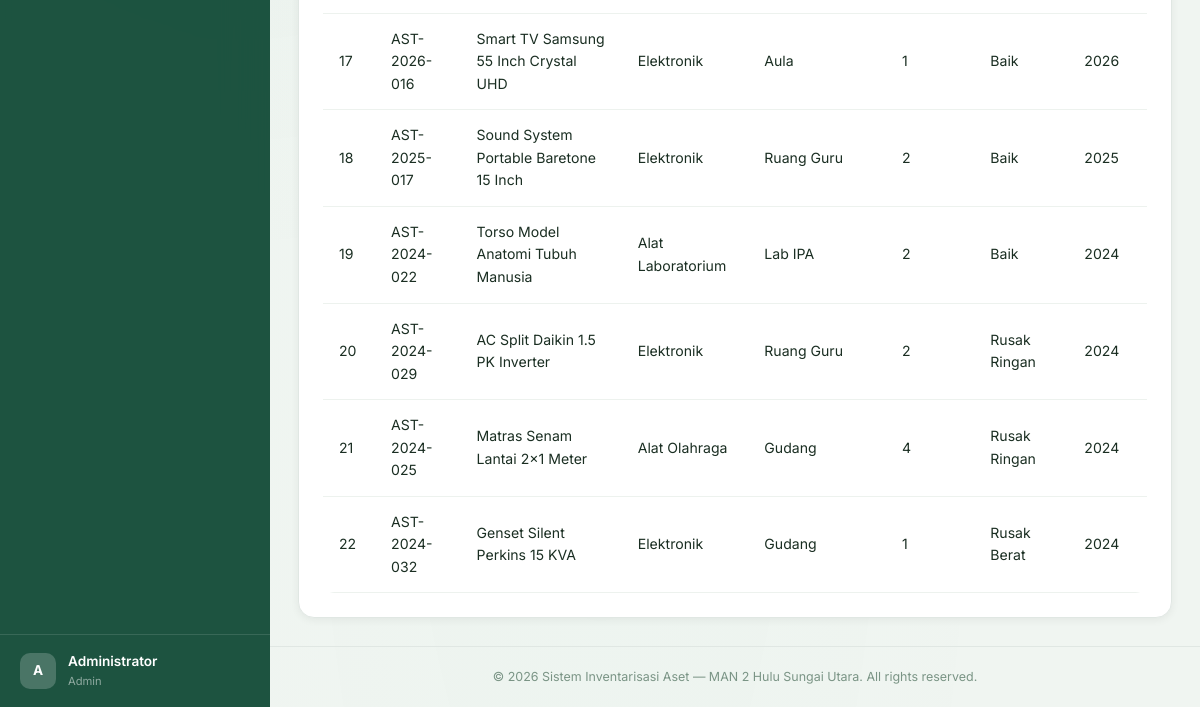
The app's page /pages/laporan/kondisi_aset.php (signed in, lower part), older data.
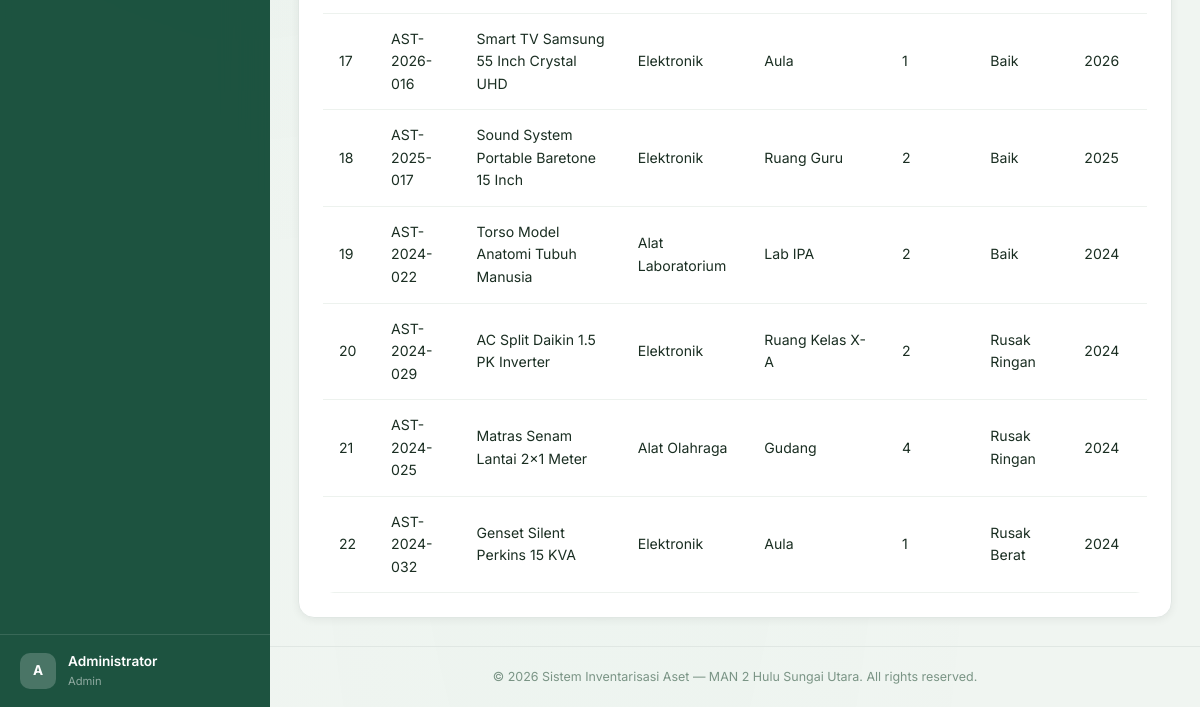
The same page, newer data.
### tables this page shows
CREATE TABLE `aset` (
  `id` int NOT NULL AUTO_INCREMENT,
  `kode_aset` varchar(50) NOT NULL,
  `nama_aset` varchar(150) NOT NULL,
  `id_kategori` int DEFAULT NULL,
  `jenis_barang` enum('Aset Tetap','Inventaris Barang') NOT NULL DEFAULT 'Aset Tetap',
  `id_lokasi` int DEFAULT NULL,
  `jumlah` int NOT NULL DEFAULT '1',
  `kondisi` enum('Baik','Rusak Ringan','Rusak Berat') NOT NULL DEFAULT 'Baik',
  `tahun_perolehan` year DEFAULT NULL,
  `nilai_perolehan` decimal(15,2) DEFAULT '0.00',
  `sumber_dana` varchar(100) DEFAULT NULL,
  `gambar` varchar(255) DEFAULT NULL,
  `keterangan` text,
  `qr_code_path` varchar(255) DEFAULT NULL,
  `created_at` timestamp NULL DEFAULT CURRENT_TIMESTAMP,
  `updated_at` timestamp NULL DEFAULT CURRENT_TIMESTAMP ON UPDATE CURRENT_TIMESTAMP,
  `deleted_at` timestamp NULL DEFAULT NULL,
  `bukti_hapus` varchar(255) DEFAULT NULL,
  `status_penghapusan` enum('none','pending','approved') NOT NULL DEFAULT 'none',
  `status_mutasi` enum('none','in_transit') NOT NULL DEFAULT 'none',
  `tgl_pengajuan_hapus` datetime DEFAULT NULL,
  `file_ba_scan` varchar(255) DEFAULT NULL,
  `alasan_hapus` text,
  PRIMARY KEY (`id`),
  UNIQUE KEY `kode_aset` (`kode_aset`),
  KEY `id_kategori` (`id_kategori`),
  KEY `id_lokasi` (`id_lokasi`),
  CONSTRAINT `aset_ibfk_1` FOREIGN KEY (`id_kategori`) REFERENCES `kategori` (`id`) ON DELETE SET NULL,
  CONSTRAINT `aset_ibfk_2` FOREIGN KEY (`id_lokasi`) REFERENCES `lokasi` (`id`) ON DELETE SET NULL
);

CREATE TABLE `lokasi` (
  `id` int NOT NULL AUTO_INCREMENT,
  `nama_lokasi` varchar(100) NOT NULL,
  `keterangan` text,
  `created_at` timestamp NULL DEFAULT CURRENT_TIMESTAMP,
  PRIMARY KEY (`id`)
);

CREATE TABLE `kategori` (
  `id` int NOT NULL AUTO_INCREMENT,
  `nama_kategori` varchar(100) NOT NULL,
  `keterangan` text,
  `created_at` timestamp NULL DEFAULT CURRENT_TIMESTAMP,
  PRIMARY KEY (`id`)
);

### pages/laporan/kondisi_aset.php (the view, shortened to what this page needs)
<?php
$pdo = getConnection();
$where = "WHERE a.deleted_at IS NULL";
$params = [];
$stmt = $pdo->prepare("SELECT a.*, k.nama_kategori, l.nama_lokasi FROM aset a
    LEFT JOIN kategori k ON a.id_kategori = k.id LEFT JOIN lokasi l ON a.id_lokasi = l.id
    $where ORDER BY a.kondisi, a.nama_aset");
$stmt->execute($params);
$data = $stmt->fetchAll();
require_once __DIR__ . '/../../includes/header.php';
require_once __DIR__ . '/../../includes/sidebar.php';
?>
<div class="card animate-fadeInUp"><div class="card-header"><h3>Detail Kondisi Aset (<?= count($data) ?> item)</h3></div><div class="card-body"><div class="table-wrapper">
    <table><thead><tr><th>No</th><th>Kode</th><th>Nama Aset</th><th>Kategori</th><th>Lokasi</th><th>Jumlah</th><th>Kondisi</th><th>Tahun</th></tr></thead>
    <tbody>
        <?php foreach ($data as $i => $a): ?>
        <tr>
            <td><?= $i+1 ?></td><td><?= htmlspecialchars($a['kode_aset']) ?></td><td><?= htmlspecialchars($a['nama_aset']) ?></td>
            <td><?= htmlspecialchars($a['nama_kategori'] ?? '-') ?></td><td><?= htmlspecialchars($a['nama_lokasi'] ?? '-') ?></td>
            <td><?= $a['jumlah'] ?></td>
            <td><?= htmlspecialchars($a['kondisi']) ?></td>
            <td><?= $a['tahun_perolehan'] ?? '-' ?></td>
        </tr>
        <?php endforeach; ?>
    </tbody></table>
</div></div></div>
<?php require_once __DIR__ . '/../../includes/footer.php'; ?>

Row changes from the older to the newer data that the page shows:
changed aset "AC Split Daikin 1.5 PK Inverter": id_lokasi.nama_lokasi "Ruang Guru" → "Ruang Kelas X-A"
changed aset "AST-2024-032": id_lokasi.nama_lokasi "Gudang" → "Aula"
